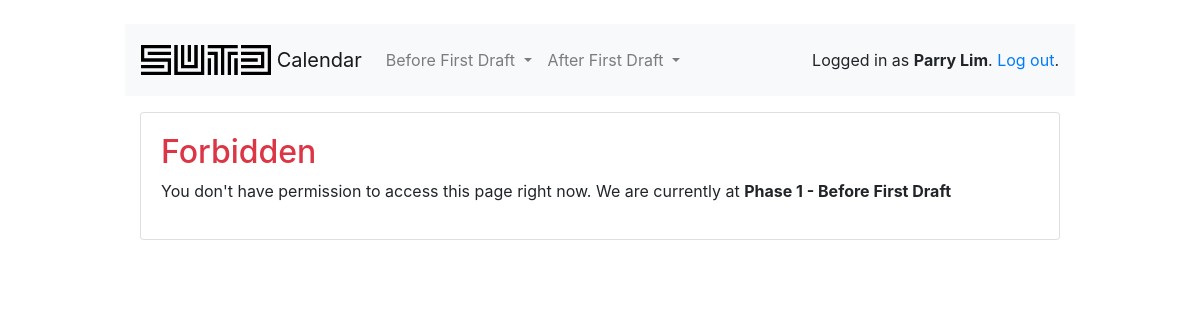
The page /403 (signed in) on the database its author committed.
### loginpage/models.py (models this page shows)
class User(AbstractUser):
    user_type = models.PositiveSmallIntegerField(choices=USER_TYPE_CHOICES, default=5)
    first_name = models.CharField(max_length=50)
    last_name = models.CharField(max_length=50)
    phase = models.PositiveSmallIntegerField(choices=PHASE_CHOICES, default=1)
    def get_user_type(self):
        if self.user_type == usertypes['professor']:
            return 'Professor'
        elif self.user_type == usertypes['coursecoordinators']:
            return 'Course Coordinator'
        elif self.user_type == usertypes['sutdadmin']:
            return 'SUTD Admin'
        elif self.user_type == usertypes['timetableplanner']:
            return 'Timetable Planner'
        else:
            return 'Student'
    def get_phase(self):
        if self.phase == 1:
            return "Before First Draft"
        elif self.phase == 2:
            return "Drafting"
        elif self.phase == 3:
            return "Finalisation"
        else:
            return "None"

### loginpage/views/classroom.py (the view)
# urls.py: path('403', classroom.ForbiddenView.as_view(), name='403'),
class ForbiddenView(TemplateView):
    template_name = '403.html'

### templates/403.html (shortened to what this page needs)
{% extends 'base.html' %}
{% block content %}
	<h2 class="text-danger">Forbidden</h2>
	<p>You don't have permission to access this page right now. We are currently at <strong> Phase {{ user.phase }} - {{ user.get_phase }} </strong> </p>
{% endblock %}

### templates/base.html (shortened to what this page needs)
{% load static %}<!doctype html>
<html lang="en">
  <head>
    <link rel="stylesheet" href="https://maxcdn.bootstrapcdn.com/bootstrap/4.0.0/css/bootstrap.min.css">
    <link rel="stylesheet" type="text/css" href="{% static 'vendor/fontello-2f186091/css/fontello.css' %}">
    <link rel="stylesheet" type="text/css" href="{% static 'css/app.css' %}">
  </head>
  <body>
    <div class="container my-4">
      <div class="row justify-content-center">
        <div class="col-md-10 col-sm-12">
          <div class="row">
          <nav class="navbar navbar-expand-lg navbar-light bg-light col-12 mb-3">
            <a class="navbar-brand" href="{% url 'home' %}">
              <img src="{% static 'img/sutdlogo.png' %}" width="130" height="30" class="d-inline-block align-top" alt="">
              Calendar
            </a>
              <div class="collapse navbar-collapse" id="navbarSupportedContent">
                {% if user.get_user_type == 'Professor' %}
                  {% include 'professor_navbar.html' %}
                {% elif user.get_user_type == 'Timetable Planner' %}
                  {% include 'planner_navbar.html' %}
                {% endif %}
              </div>
            <div class="form-inline my-2 my-lg-0">
              {% if user.is_authenticated %}
                <p class="pt-3">Logged in as <strong>{{ user.first_name }} {{ user.last_name }}</strong>. <a href="{% url 'logout' %}">Log out</a>.</p>
              {% else %}
                <a href="{% url 'login' %}" class="btn btn-light" role="button">Log in</a>
                <a href="{% url 'signup' %}" class="btn btn-primary" role="button">Sign up</a>
              {% endif %}
            </div>
          </nav>
          </div>
          <div class="card mb-3">
            <div class="card-body">
              {% block content %}
              {% endblock %}
            </div>
          </div>
        </div>
      </div>
    </div>
  </body>
</html>

### rows shown on the page
User: first_name "Parry", last_name "Lim", phase "1", get_phase "Before First Draft"
